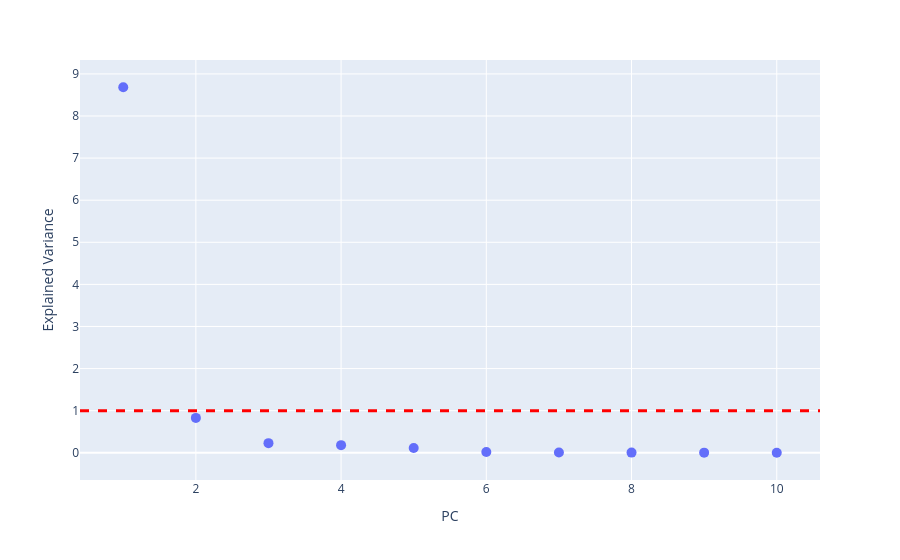

Notebook code for this chart:
### Markdown cell above
### 2. Plot the eigenvalues. Use Kaiser test and the Scree test to decide how many components (and corresponding variances) to retain.

### Code cell
fig = px.scatter(x=np.arange(1,11,1), y=pca.explained_variance_,
                 labels=dict(x="PC",y="Explained Variance"))
fig.add_hline(y=1,line_width=3, line_dash="dash", line_color="red")
fig.update_traces(marker_size=10)
fig.show()

### Figure 1 — Plotly figure (JSON) as saved in the notebook; plotly's stock layout.template omitted (floating-point values rounded to 4 significant figures)
{"data": [{"hovertemplate": "PC=%{x}<br>Explained Variance=%{y}<extra></extra>", "legendgroup": "", "marker": {"color": "#636efa", "size": 10, "symbol": "circle"}, "mode": "markers", "name": "", "orientation": "v", "showlegend": false, "type": "scatter", "x": [1, 2, 3, 4, 5, 6, 7, 8, 9, 10], "xaxis": "x", "y": [8.683, 0.8283, 0.2287, 0.1812, 0.1145, 0.0175, 0.006716, 0.0036, 0.003057, 0.0004484], "yaxis": "y"}], "layout": {"legend": {"tracegroupgap": 0}, "margin": {"t": 60}, "shapes": [{"line": {"color": "red", "dash": "dash", "width": 3}, "type": "line", "x0": 0, "x1": 1, "xref": "x domain", "y0": 1, "y1": 1, "yref": "y"}], "xaxis": {"anchor": "y", "domain": [0, 1], "title": {"text": "PC"}}, "yaxis": {"anchor": "x", "domain": [0, 1], "title": {"text": "Explained Variance"}}}}
